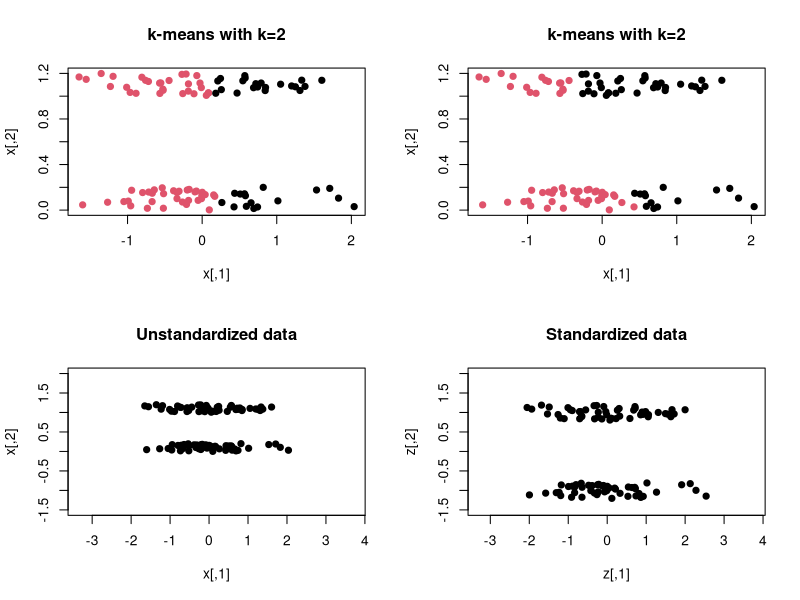

Generate this figure with R:
n  <- 50
x1 <- cbind(rnorm(n),0.2*runif(n))
x2 <- cbind(rnorm(n),1+0.2*runif(n))
x <- rbind(x1, x2)
pdf("kmeansstd.pdf", width=10, height=7)
par(mfrow=c(2,2))
xk2<- kmeans(x, 2)
plot(x, col=xk2$cluster, pch=19, main="k-means with k=2")
z <- scale(x)
zk2<- kmeans(z, 2)
plot(x, col=zk2$cluster, pch=19, main="k-means with k=2")
plot(x, pch=19, main="Unstandardized data", asp=T, ylim=c(-1.5,2))
plot(z, pch=19, main="Standardized data", asp=T, ylim=c(-1.5,2))
dev.off()
if (interactive()) browseURL(paste0(getwd(),"/kmeansstd.pdf"))
